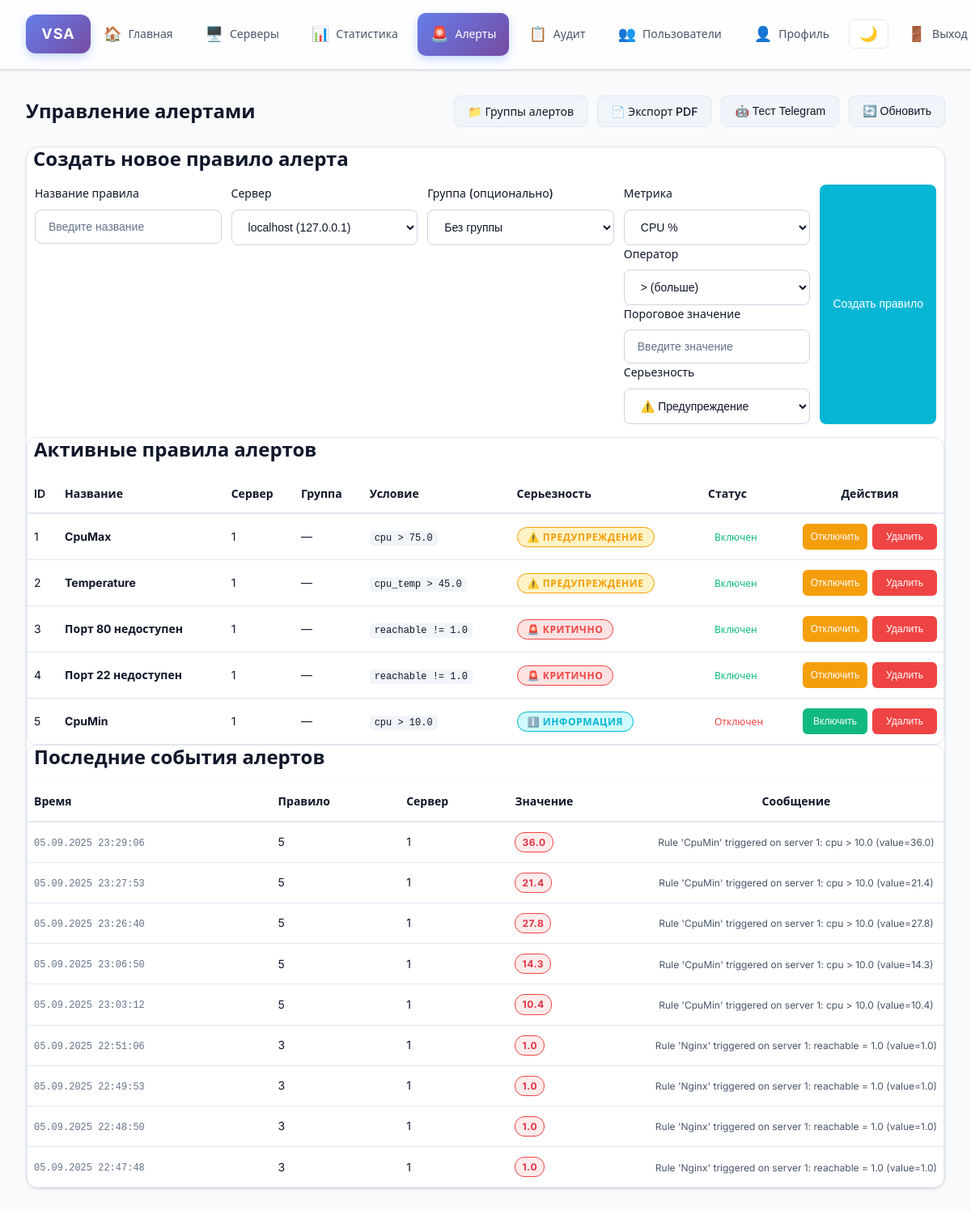
/alerts (signed in), run on the app's committed database.
### app/models.py (models this page shows)
class AlertRule(Base):
    __tablename__ = "alert_rules"
    id = Column(Integer, primary_key=True)
    name = Column(String(200), nullable=False)
    server_id = Column(Integer, ForeignKey("servers.id", ondelete="CASCADE"), nullable=True)
    group_id = Column(Integer, ForeignKey("alert_groups.id", ondelete="SET NULL"), nullable=True)
    metric = Column(String(50), nullable=False)  # cpu|ram|disk|reachable|processes|net_in|net_out|cpu_temp|swap|disk_io
    operator = Column(String(5), nullable=False)  # >, <, =, !=
    threshold = Column(Float, nullable=True)
    enabled = Column(Boolean, default=True)
    severity = Column(String(20), default="warning")  # info|warning|critical
    created_at = Column(DateTime, default=datetime.utcnow)
    server = relationship("Server", backref="alert_rules")
    group = relationship("AlertGroup", backref="alert_rules")

class AlertEvent(Base):
    __tablename__ = "alert_events"
    id = Column(Integer, primary_key=True)
    rule_id = Column(Integer, ForeignKey("alert_rules.id", ondelete="CASCADE"), nullable=False)
    server_id = Column(Integer, ForeignKey("servers.id", ondelete="CASCADE"), nullable=True)
    timestamp = Column(DateTime, default=datetime.utcnow)
    value = Column(Float, nullable=True)
    message = Column(String(500), nullable=False)

### app/routers.py (the view)
@router.get("/alerts")
async def alerts_page(request: Request, db: AsyncSession = Depends(get_db)):
    if not request.user.is_authenticated:
        return RedirectResponse(url="/login", status_code=HTTP_302_FOUND)
    if request.session.get("role") not in {UserRole.admin.value, UserRole.operator.value}:
        raise HTTPException(status_code=403, detail="Operators/Admins only")
    rules = (await db.execute(select(AlertRule))).scalars().all()
    events = (await db.execute(select(AlertEvent).order_by(AlertEvent.timestamp.desc()).limit(50))).scalars().all()
    servers = (await db.execute(select(Server))).scalars().all()
    groups = (await db.execute(select(AlertGroup))).scalars().all()
    return request.app.state.templates.TemplateResponse("alerts.html", {"request": request, "rules": rules, "events": events, "servers": servers, "groups": groups, "format_moscow_time": format_moscow_time})

### templates/alerts.html (shortened to what this page needs)
{% extends "base.html" %}
{% block content %}
  <div class="page-header">
    <h1>Управление алертами</h1>
    <div class="page-actions">
      <a href="/alert-groups" class="btn btn-secondary">📁 Группы алертов</a>
      <a href="/reports/export.pdf?report_type=alerts" class="btn btn-secondary">📄 Экспорт PDF</a>
      <button class="btn btn-secondary" onclick="testTelegram()">🤖 Тест Telegram</button>
      <button class="btn btn-secondary" onclick="location.reload()">🔄 Обновить</button>
    </div>
  </div>
  <div class="card">
    <h3 style="margin-left: 8px;">Создать новое правило алерта</h3>
    <form method="post" action="/alerts">
      <div class="form-row" style="margin-right: 10px; margin-left: 10px">
        <div class="form-group">
          <label class="form-label">Название правила</label>
          <input name="name" class="form-control" placeholder="Введите название" required />
        </div>
        <div class="form-group">
          <label class="form-label">Сервер</label>
          <select name="server_id" class="form-control" required>
            {% for s in servers %}
            <option value="{{ s.id }}">{{ s.hostname }} ({{ s.ip_address }})</option>
            {% endfor %}
          </select>
        </div>
        <div class="form-group">
          <label class="form-label">Группа (опционально)</label>
          <select name="group_id" class="form-control">
            <option value="">Без группы</option>
          </select>
        </div>
        <div class="form-group">
          <label class="form-label">Метрика</label>
          <select name="metric" class="form-control" required>
            <option value="cpu">CPU %</option>
          </select>
        <div class="form-group">
          <label class="form-label">Оператор</label>
          <select name="operator" class="form-control" required>
            <option value=">">&gt; (больше)</option>
          </select>
        </div>
        <div class="form-group">
          <label class="form-label">Пороговое значение</label>
          <input name="threshold" class="form-control" placeholder="Введите значение" required />
        </div>
        <div class="form-group">
          <label class="form-label">Серьезность</label>
          <select name="severity" class="form-control" required>
            <option value="warning" selected>⚠️ Предупреждение</option>
          </select>
        </div>
      </div>
      <button type="submit" class="btn btn-primary">Создать правило</button>
    </form>
  </div>
  <div class="table-container">
    <h3 style="margin-left: 8px;">Активные правила алертов</h3>
    <table class="servers-table">
      <thead>
        <tr>
          <th>ID</th>
          <th>Название</th>
          <th>Сервер</th>
          <th>Группа</th>
          <th>Условие</th>
          <th>Серьезность</th>
          <th>Статус</th>
          <th>Действия</th>
        </tr>
      </thead>
      <tbody>
        {% for r in rules %}
        <tr>
          <td>{{ r.id }}</td>
          <td><strong>{{ r.name }}</strong></td>
          <td>{{ r.server_id }}</td>
          <td>
            {% if r.group %}
              <span class="group-badge">{{ r.group.name }}</span>
            {% else %}
              —
            {% endif %}
          </td>
          <td>
            <code>{{ r.metric }} {{ r.operator }} {{ r.threshold }}</code>
          </td>
          <td>
            {% if r.severity == 'critical' %}
              <span class="severity-badge severity-critical">🚨 Критично</span>
            {% elif r.severity == 'warning' %}
              <span class="severity-badge severity-warning">⚠️ Предупреждение</span>
            {% else %}
              <span class="severity-badge severity-info">ℹ️ Информация</span>
            {% endif %}
          </td>
          <td>
            <span class="status-badge {{ 'status-online' if r.enabled else 'status-offline' }}">
              {{ 'Включен' if r.enabled else 'Отключен' }}
            </span>
          </td>
          <td>
            <div class="action-buttons">
              <form method="post" action="/alerts/{{ r.id }}/toggle" style="display:inline;">
                <button type="submit" class="btn btn-sm {{ 'btn-warning' if r.enabled else 'btn-success' }}">
                  {{ 'Отключить' if r.enabled else 'Включить' }}
                </button>
              </form>
              <form method="post" action="/alerts/{{ r.id }}/delete" style="display:inline;">
                <button type="submit" class="btn btn-sm btn-danger" onclick="return confirm('Удалить правило {{ r.name }}?')">Удалить</button>
              </form>
            </div>
          </td>
        </tr>
        {% endfor %}
      </tbody>
    </table>
  </div>
  <div class="table-container">
    <h3 style="margin-left: 8px;">Последние события алертов</h3>
    <table class="servers-table">
      <thead>
        <tr>
          <th>Время</th>
          <th>Правило</th>
          <th>Сервер</th>
          <th>Значение</th>
          <th>Сообщение</th>
        </tr>
      </thead>
      <tbody>
        {% for e in events %}
        <tr>
          <td>
            <span class="timestamp">{{ format_moscow_time(e.timestamp) }}</span>
          </td>
          <td>{{ e.rule_id }}</td>
          <td>{{ e.server_id }}</td>
          <td>
            <span class="metric-badge metric-critical">{{ e.value }}</span>
          </td>
          <td>
            <span class="details">{{ e.message }}</span>
          </td>
        </tr>
        {% endfor %}
      </tbody>
    </table>
  </div>
{% endblock %}

### data on the page
AlertRule: id "1", name "CpuMax", server_id "1", metric "cpu", operator ">", threshold "75.0", severity "⚠️ ПРЕДУПРЕЖДЕНИЕ", enabled "Включен", enabled "Отключить"
AlertRule: id "2", name "Temperature", server_id "1", metric "cpu_temp", operator ">", threshold "45.0", severity "⚠️ ПРЕДУПРЕЖДЕНИЕ", enabled "Включен", enabled "Отключить"
AlertRule: id "3", name "Порт 80 недоступен", server_id "1", metric "reachable", operator "!=", threshold "1.0", severity "🚨 КРИТИЧНО", enabled "Включен", enabled "Отключить"
AlertRule: id "4", name "Порт 22 недоступен", server_id "1", metric "reachable", operator "!=", threshold "1.0", severity "🚨 КРИТИЧНО", enabled "Включен", enabled "Отключить"
AlertRule: id "5", name "CpuMin", server_id "1", metric "cpu", operator ">", threshold "10.0", severity "ℹ️ ИНФОРМАЦИЯ", enabled "Отключен", enabled "Включить"
AlertEvent: timestamp "05.09.2025 23:29:06", rule_id "5", server_id "1", value "36.0", message "Rule 'CpuMin' triggered on server 1: cpu > 10.0 (value=36.0)"
AlertEvent: timestamp "05.09.2025 23:27:53", rule_id "5", server_id "1", value "21.4", message "Rule 'CpuMin' triggered on server 1: cpu > 10.0 (value=21.4)"
AlertEvent: timestamp "05.09.2025 23:26:40", rule_id "5", server_id "1", value "27.8", message "Rule 'CpuMin' triggered on server 1: cpu > 10.0 (value=27.8)"
AlertEvent: timestamp "05.09.2025 23:06:50", rule_id "5", server_id "1", value "14.3", message "Rule 'CpuMin' triggered on server 1: cpu > 10.0 (value=14.3)"
AlertEvent: timestamp "05.09.2025 23:03:12", rule_id "5", server_id "1", value "10.4", message "Rule 'CpuMin' triggered on server 1: cpu > 10.0 (value=10.4)"
AlertEvent: timestamp "05.09.2025 22:51:06", rule_id "3", server_id "1", value "1.0", message "Rule 'Nginx' triggered on server 1: reachable = 1.0 (value=1.0)"
AlertEvent: timestamp "05.09.2025 22:49:53", rule_id "3", server_id "1", value "1.0", message "Rule 'Nginx' triggered on server 1: reachable = 1.0 (value=1.0)"
AlertEvent: timestamp "05.09.2025 22:48:50", rule_id "3", server_id "1", value "1.0", message "Rule 'Nginx' triggered on server 1: reachable = 1.0 (value=1.0)"
AlertEvent: timestamp "05.09.2025 22:47:48", rule_id "3", server_id "1", value "1.0", message "Rule 'Nginx' triggered on server 1: reachable = 1.0 (value=1.0)"

### other printed values
form field server_id "localhost (127.0.0.1)"
